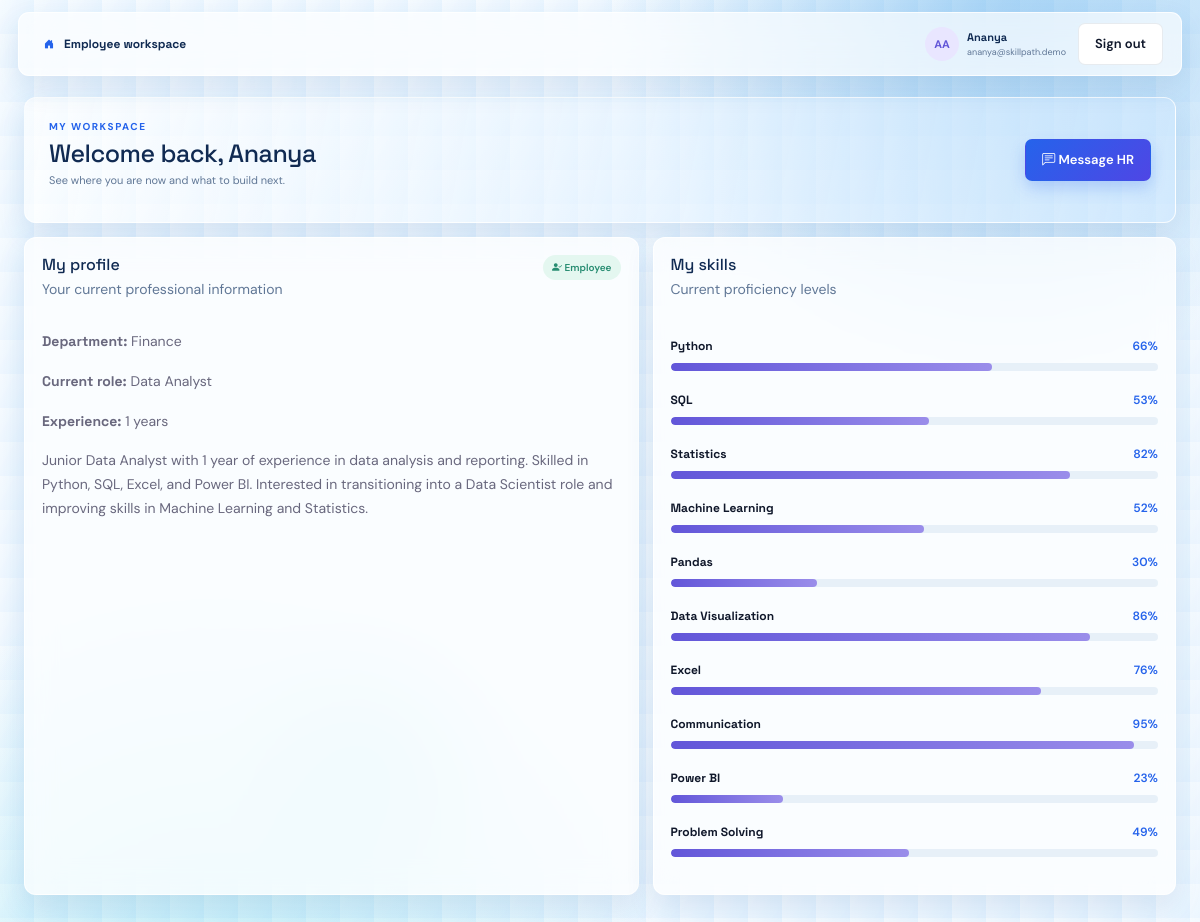
Page /employee/dashboard (signed in) on the committed database.
### tables this page shows
CREATE TABLE employees (id INTEGER PRIMARY KEY AUTOINCREMENT, name TEXT NOT NULL, email TEXT NOT NULL UNIQUE, department TEXT NOT NULL, experience INTEGER NOT NULL DEFAULT 1, profile TEXT DEFAULT '', created_at TEXT DEFAULT CURRENT_TIMESTAMP, current_role TEXT DEFAULT '', password_hash TEXT DEFAULT '');

CREATE TABLE employee_skills (employee_id INTEGER NOT NULL REFERENCES employees(id) ON DELETE CASCADE, skill_id INTEGER NOT NULL REFERENCES skills(id) ON DELETE CASCADE, proficiency INTEGER NOT NULL CHECK(proficiency BETWEEN 0 AND 100), experience TEXT DEFAULT '', PRIMARY KEY(employee_id, skill_id));

CREATE TABLE skills (id INTEGER PRIMARY KEY AUTOINCREMENT, name TEXT NOT NULL UNIQUE, description TEXT DEFAULT '');

### app.py (the view)
@app.route("/employee/dashboard")
def employee_dashboard():
    employee = employee_from_session()
    if not employee:
        return redirect(url_for("employee_login", next=request.path))
    employee = row("SELECT id, name, email, department, experience, current_role, profile FROM employees WHERE id=?", (employee["id"],))
    assessment = row("SELECT * FROM assessment_requests WHERE employee_id=? AND status='Pending' ORDER BY created_at DESC, id DESC LIMIT 1", (employee["id"],))
    notifications = rows("SELECT * FROM notifications WHERE recipient_role='Employee' AND recipient_id=? ORDER BY created_at DESC, id DESC LIMIT 10", (employee["id"],))
    completed = row("SELECT id FROM assessment_requests WHERE employee_id=? AND status IN ('Completed','Reviewed') ORDER BY id DESC LIMIT 1", (employee["id"],))
    profile = row("SELECT target_role_id FROM employee_profiles WHERE employee_id=?", (employee["id"],))
    target_role = row("SELECT * FROM roles WHERE id=?", (profile["target_role_id"],)) if profile and profile["target_role_id"] else None
    result = analyze(employee["id"], target_role["id"]) if completed and target_role else None
    employee_path = learning_path(employee["id"], target_role["id"]) if result else []
    return render_template("employee_dashboard.html", employee=employee, skills=employee_skills(employee["id"]), assessment=assessment, employee_notifications=notifications, target_role=target_role, employee_result=result, employee_path=employee_path)

### app.py (called while the page is built)
@app.context_processor
def inject_globals():
    return {"nav_employee_count": row("SELECT COUNT(*) AS count FROM employees")["count"], "notifications": notifications_data()}

def employee_from_session():
    if not session.get("employee_authenticated") or not session.get("employee_id"):
        return None
    return row("SELECT id, name, email FROM employees WHERE id=?", (session["employee_id"],))

### database.py (called while the page is built)
def connect():
    DB_PATH.parent.mkdir(exist_ok=True)
    connection = sqlite3.connect(DB_PATH)
    connection.row_factory = sqlite3.Row
    connection.execute("PRAGMA foreign_keys = ON")
    return connection

def rows(query, params=()):
    db = connect()
    result = [dict(row) for row in db.execute(query, params).fetchall()]
    db.close()
    return result

def row(query, params=()):
    db = connect()
    result = db.execute(query, params).fetchone()
    db.close()
    return dict(result) if result else None

### services/analysis.py (called while the page is built)
def employee_skills(employee_id):
    return {item["name"]: item["proficiency"] for item in rows("SELECT s.name, es.proficiency FROM employee_skills es JOIN skills s ON s.id = es.skill_id WHERE es.employee_id = ?", (employee_id,))}

### templates/employee_dashboard.html (shortened to what this page needs)
<!doctype html><html lang="en"><head><link href="https://cdn.jsdelivr.net/npm/bootstrap@5.3.3/dist/css/bootstrap.min.css" rel="stylesheet"><link href="https://cdn.jsdelivr.net/npm/bootstrap-icons@1.11.3/font/bootstrap-icons.min.css" rel="stylesheet"><link rel="stylesheet" href="{{ url_for('static', filename='css/style.css') }}"><link rel="stylesheet" href="{{ url_for('static', filename='css/reference-theme.css') }}"></head><body><main class="main-content"><header class="topbar"><div class="crumb"><i class="bi bi-house-door-fill crumb-home"></i><strong>Employee workspace</strong></div><div class="top-actions"><div class="user-profile"><div class="avatar">{{ employee.name[:1] }}{{ employee.name.split()[-1][:1] }}</div><div><strong>{{ employee.name }}</strong><small>{{ employee.email }}</small></div></div><a class="btn btn-light btn-sm" href="{{ url_for('logout') }}">Sign out</a></div></header><div class="page-content"><div class="page-heading"><div><span class="eyebrow">MY WORKSPACE</span><h1>Welcome back, {{ employee.name.split()[0] }}</h1><p class="muted">See where you are now and what to build next.</p></div><a class="btn btn-primary" href="{{ url_for('employee_messages') }}"><i class="bi bi-chat-left-text"></i> Message HR</a></div><div class="dashboard-grid"><section class="panel profile-summary"><div class="panel-header"><div><h3>My profile</h3><p class="muted">Your current professional information</p></div><span class="soft-badge"><i class="bi bi-person-check-fill"></i> Employee</span></div><p><strong>Department:</strong> {{ employee.department }}</p><p><strong>Current role:</strong> {{ employee.current_role }}</p><p><strong>Experience:</strong> {{ employee.experience }} years</p><p>{{ employee.profile }}</p></section><section class="panel"><div class="panel-header"><div><h3>My skills</h3><p class="muted">Current proficiency levels</p></div></div>{% for name, level in skills.items() %}<div class="skill-bar"><div><strong>{{ name }}</strong><span>{{ level }}%</span></div><div class="progress"><span style="width:{{ level }}%"></span></div></div>{% else %}<p class="muted">No skills have been mapped yet.</p>{% endfor %}</section></div></div></main></body></html>

### static/css/reference-theme.css (style rules this page uses)
:root { --ref-navy: #0b2347; --ref-blue: #2563eb; --ref-indigo: #4f46e5; --ref-cyan: #06b6d4; --ref-ice: #eef7ff; --ref-ink: #102a52; --ref-muted: #607796; --ref-glass: rgba(255, 255, 255, .72); --ref-border: rgba(255, 255, 255, .78); --ref-shadow: 0 12px 28px rgba(35, 92, 156, .12); }
body { position: relative; overflow-x: hidden; background-color: #eaf5ff; background-image: radial-gradient(circle at 84% -4%, rgba(82, 170, 235, .48), transparent 29%), radial-gradient(circle at 18% 110%, rgba(30, 205, 223, .22), transparent 32%), linear-gradient(120deg, rgba(255, 255, 255, .6), rgba(214, 237, 255, .42)); background-attachment: fixed; }
body::before { content: ""; position: fixed; z-index: -1; inset: 0; pointer-events: none; opacity: .28; background-image: linear-gradient(rgba(255, 255, 255, .36) 1px, transparent 1px), linear-gradient(90deg, rgba(71, 144, 207, .12) 1px, transparent 1px); background-size: 42px 42px; mask-image: linear-gradient(to bottom, black, transparent 82%); }
.main-content { min-width: 0; }
.topbar { height: 64px; margin: 12px 18px 0; padding: 0 18px; border: 1px solid var(--ref-border); border-radius: 11px; background: rgba(255, 255, 255, .66); backdrop-filter: blur(18px); -webkit-backdrop-filter: blur(18px); box-shadow: var(--ref-shadow); }
.crumb { color: var(--ref-muted); display: flex; align-items: center; gap: 8px; }
.crumb-home { color: var(--ref-blue); margin: 0 2px 0 7px !important; }
.crumb strong { color: var(--ref-ink); }
.top-actions { gap: 12px; }
.user-profile { display: flex; align-items: center; gap: 8px; padding-left: 4px; color: var(--ref-ink); }
.user-profile strong, .user-profile small { display: block; }
.user-profile strong { font-size: 11px; }
.user-profile small { color: var(--ref-muted); font-size: 9px; }
.page-content { padding: 21px 24px 38px; max-width: 1500px; }
.page-heading { margin: 0 0 14px; padding: 17px 24px; min-height: 70px; align-items: center; border: 1px solid rgba(255, 255, 255, .8); border-radius: 12px; background: linear-gradient(100deg, rgba(255,255,255,.68), rgba(207,232,255,.58)); box-shadow: var(--ref-shadow); }
.page-heading h1 { color: var(--ref-ink); font-size: 25px; margin: 2px 0 4px; }
.page-heading p { color: var(--ref-muted); font-size: 11px; }
.eyebrow { color: var(--ref-blue); }
.metric-card, .panel, .role-card, .resource-card, .profile-hero, .table-panel { border: 1px solid var(--ref-border); border-radius: 12px; background: var(--ref-glass); backdrop-filter: blur(15px); -webkit-backdrop-filter: blur(15px); box-shadow: var(--ref-shadow); }
.dashboard-grid { gap: 14px; margin-bottom: 14px; }
.panel { padding: 17px; }
.panel-header { margin-bottom: 13px; }
.panel-header h3 { color: var(--ref-ink); }
.panel-header p { color: var(--ref-muted); }
.progress { background: rgba(129,171,210,.16); }
.progress span { background: linear-gradient(90deg, #4c8df7, #36c8be); }
.btn-primary { background: linear-gradient(135deg, var(--ref-blue), var(--ref-indigo)); border-color: transparent; box-shadow: 0 7px 15px rgba(37,99,235,.23); }

### rows in the picture
employees: name "A", name "Ananya", email "ananya@skillpath.demo", department "Finance", current_role "Data Analyst", experience "1", profile "Junior Data Analyst with 1 year of experience in data analysis and reporting. Skilled in Python, SQL, Excel, and Power BI. Interested in transitioning into a Data Scientist role and improving skills in Machine Learning and Statistics."
employee_skills: name "Python", proficiency "66"
employee_skills: name "SQL", proficiency "53"
employee_skills: name "Statistics", proficiency "82"
employee_skills: name "Machine Learning", proficiency "52"
employee_skills: name "Pandas", proficiency "30"
employee_skills: name "Data Visualization", proficiency "86"
employee_skills: name "Excel", proficiency "76"
employee_skills: name "Communication", proficiency "95"
employee_skills: name "Power BI", proficiency "23"
employee_skills: name "Problem Solving", proficiency "49"
